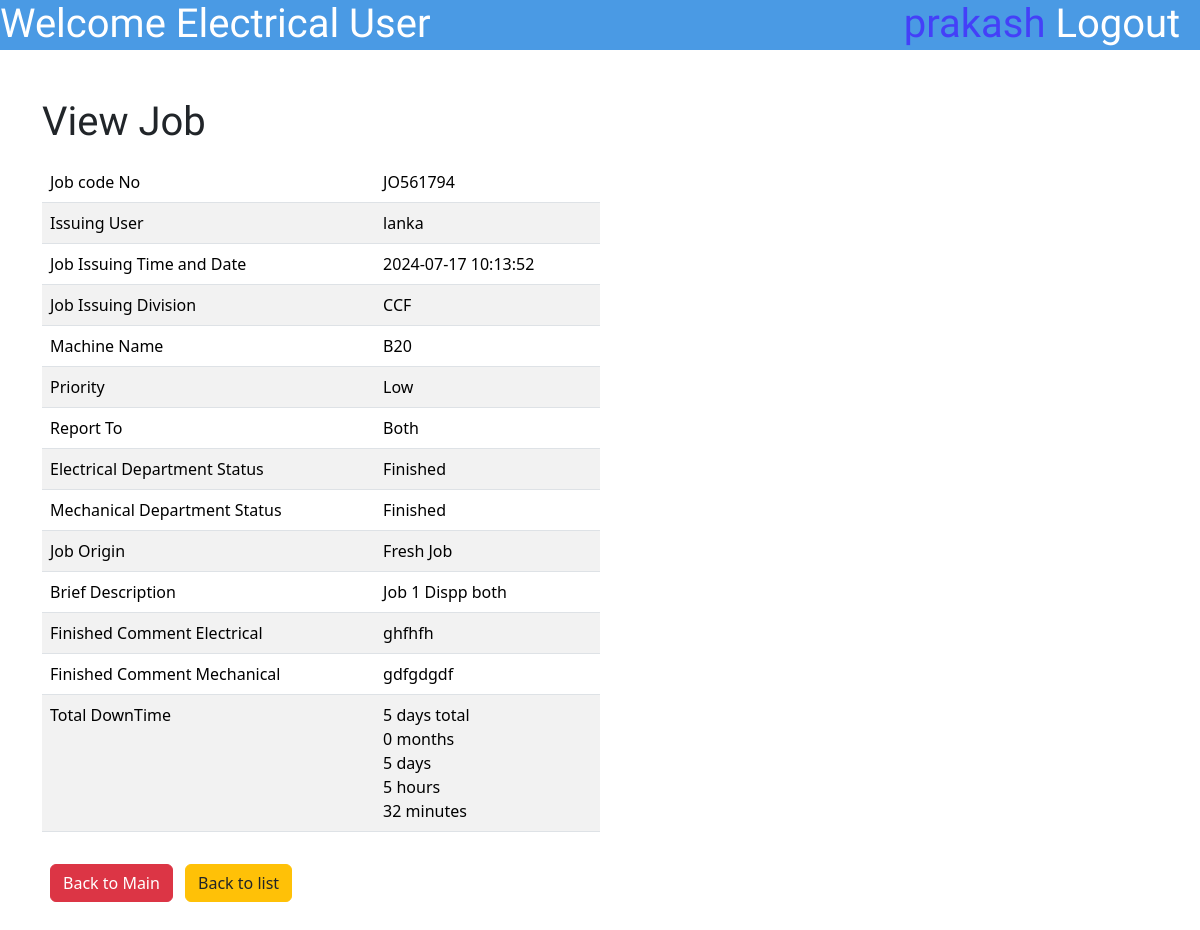
The page /EMUser/ViewJobEMUser.php?updateid=213 (signed in) on the database its author committed.
### tables this page shows
CREATE TABLE `jobdatasheet` (
  `id` int(10) NOT NULL,
  `JobCodeNo` varchar(100) NOT NULL,
  `JobPostingDateTime` varchar(50) NOT NULL,
  `JobPostingDev` enum('ACF','CCF','DR','Flexible','Aluminium Rodmill','Ceylon Copper') NOT NULL,
  `MachineName` varchar(255) NOT NULL,
  `Priority` enum('High','Low','Critical','') NOT NULL,
  `ReportTo` enum('Electrical','Mechanical','Both','') NOT NULL,
  `BDescription` varchar(500) NOT NULL,
  `Username` varchar(50) NOT NULL,
  `JobStatusE` enum('Pending','Started','Finished','Approved','NA') NOT NULL,
  `JobStatusM` enum('Pending','Started','Finished','Approved','NA') NOT NULL,
  `Approval` enum('Pending Approval','Not Approved','Approved','') NOT NULL,
  `FinishedCommentE` varchar(255) DEFAULT NULL,
  `FinishedCommentM` varchar(500) DEFAULT NULL,
  `TransferCommentE` varchar(500) DEFAULT NULL,
  `TransferCommentM` varchar(500) DEFAULT NULL,
  `ApproveComment` varchar(1000) DEFAULT NULL,
  `DisapproveComment` varchar(1000) DEFAULT NULL,
  `DownTime` varchar(500) DEFAULT NULL,
  `TryCount` int(10) DEFAULT NULL
);

### EMUser/ViewJobEMUser.php (the view, shortened to what this page needs)
<?php
include '../connect.php';
$idu = $_GET['updateid'];
$sql = "Select * from jobdatasheet where id='$idu'";
$result = mysqli_query($con, $sql);
$row = mysqli_fetch_assoc($result);
$JobCodeNo = $row['JobCodeNo'];
$JobIssuingDateTime = $row['JobPostingDateTime'];
$JobIssuingDivision = $row['JobPostingDev'];
$MachineName = $row['MachineName'];
$priority = $row['Priority'];
$ReportTo = $row['ReportTo'];
$BriefDescription = $row['BDescription'];
$JobStatusM = $row['JobStatusM'];
$JobStatusE = $row['JobStatusE'];
$Username2 = $row['Username'];
$FinishedCommentE = $row['FinishedCommentE'];
$FinishedCommentM = $row['FinishedCommentM'];
$TryCount = $row['TryCount'];
?>
<!DOCTYPE html>
<html lang="en">
<head>
    <link href="https://cdn.jsdelivr.net/npm/bootstrap@5.3.3/dist/css/bootstrap.min.css" rel="stylesheet"
>
    <link rel="stylesheet" href="\MaintananceJobCard\styles\SubmitJobstyle.css">
</head>
<body onload="divSelect()">
    <div class="topbar">
        <h1 class="topbar-text">Welcome <?php echo $_SESSION['workplace'] ?> User</h1>
        <a href="\MaintananceJobCard\logout.php">
            <h1 class="topbar-logout">Logout &nbsp</h1>
        </a>
        <h1 class="topbar-username"><?php echo $_SESSION['username'] ?>&nbsp</h1>
    </div>
    <div class="container mt-5 ">
        <h1>View Job </h1>
        <div class="mt-3 mb-5">
            <form method="POST">
                <table class="table table-striped w-50">
                    <tr>
                    <tr>
                        <td>
                            Job code No
                        </td>
                        <td>
                            <?php echo $JobCodeNo; ?>
                        </td>
                    </tr>
                    <tr>
                        <td>
                        Issuing User
                        </td>
                        <td>
                            <?php echo $Username2; ?>
                        </td>
                    </tr>
                    <tr>
                        <td>
                            Job Issuing Time and Date
                        </td>
                        <td>
                            <?php echo $JobIssuingDateTime; ?>
                        </td>
                    </tr>
                    <tr>
                        <td>
                            Job Issuing Division
                        </td>
                        <td>
                            <?php echo $JobIssuingDivision; ?>
                        </td>
                    </tr>
                    <tr>
                        <td>
                            Machine Name
                        </td>
                        <td>
                            <?php echo $MachineName; ?>
                        </td>
                    </tr>
                    <tr>
                        <td>
                            Priority
                        </td>
                        <td>
                            <?php echo $priority; ?>
                        </td>
                    </tr>
                    <tr>
                        <td>
                            Report To
                        </td>
                        <td>
                            <?php echo $ReportTo; ?>
                        </td>
                    </tr>
                    <tr>
                        <td>
                            Electrical Department Status
                        </td>
                        <td>
                            <?php echo $JobStatusE; ?>
                        </td>
                    </tr>
                    <tr>
                        <td>
                            Mechanical Department Status
                        </td>
                        <td>
                            <?php echo $JobStatusM; ?>
                        </td>
                    </tr>
                    <tr>
                        <td>
                            Job Origin
                        </td>
                        <td>
                            <?php
                             if ($TryCount == '1') {
                                echo "Fresh Job";
                            } else if ($TryCount == '2') {
                                echo "Transferred<br>Job ";
                            } else if ($TryCount == '3') {
                                echo "Disapproved<br> Job";
                            }?>
                        </td>
                    </tr>
                    <tr>
                        <td>
                            Brief Description
                        </td>
                        <td>
                            <?php echo $BriefDescription; ?>
                        </td>
                        <?php
                        if (!is_null($FinishedCommentE)) {
                            echo "<tr>
                        <td>
                            Finished Comment Electrical
                        </td>
                        <td>
                             $FinishedCommentE
                        </td>";
                        }
                        ?>
                        <?php
                        if (!is_null($FinishedCommentM)) {
                            echo "<tr>
                        <td>
                            Finished Comment Mechanical
                        </td>
                        <td>
                             $FinishedCommentM
                        </td>";
                        }
                        ?>
                    <tr>
                        <td>
                            Total DownTime
                        </td>
                        <td>
                            <?php
                            $start_date = new DateTime(date("Y-m-d H:i:s"));
                            $since_start = $start_date->diff(new DateTime($JobIssuingDateTime));
                            echo $since_start->days . ' days total<br>';
                            echo $since_start->m . ' months<br>';
                            echo $since_start->d . ' days<br>';
                            echo $since_start->h . ' hours<br>';
                            echo $since_start->i . ' minutes<br>';
                            ?>
                        </td>
                    </tr>
                    </tr>
                    </tr>
                </table>
                <button type="back" class="btn btn-danger mt-3 mx-2" name="back"><a
                        href="\MaintananceJobCard\EMUser\indexEMUser.php" style="text-decoration:none;color:white">Back
                        to Main</a></button>
                        <button type="back" class="btn btn-warning mt-3" name="back"><a class="text-dark"
                    href="\MaintananceJobCard\EMUser\DislplayPendingJobListEMUser.php" style="text-decoration:none;color:white">Back to
                    list</a></button>
            </form>
        </div>
    </div>
</body>
</body>

### styles/SubmitJobstyle.css (style rules this page uses)
div.topbar { height: 50px; width: 100%; background-color: #4A9AE4; }
h1.topbar-text { float: left; font-family: "Jockey One", sans-serif; color: white; }
h1.topbar-username { float: right; font-family: "Jockey One", sans-serif; color: #4440F8; }
h1.topbar-logout { float: right; font-family: "Jockey One", sans-serif; color: white; }

### EMUser/ViewJobEMUser.php (style rules this page uses)
h1 { font-family: "Jockey One", sans-serif; }

### rows shown on the page
jobdatasheet: JobCodeNo "JO561794", Username "lanka", JobPostingDateTime "2024-07-17 10:13:52", JobPostingDev "CCF", MachineName "B20", Priority "Low", ReportTo "Both", JobStatusE "Finished", JobStatusM "Finished", BDescription "Job 1 Dispp both", FinishedCommentE "ghfhfh", FinishedCommentM "gdfgdgdf", JobPostingDateTime "5", JobPostingDateTime "0", JobPostingDateTime "32"

### other values the page prints
$_SESSION['workplace'] "Electrical"
$_SESSION['username'] "prakash"
